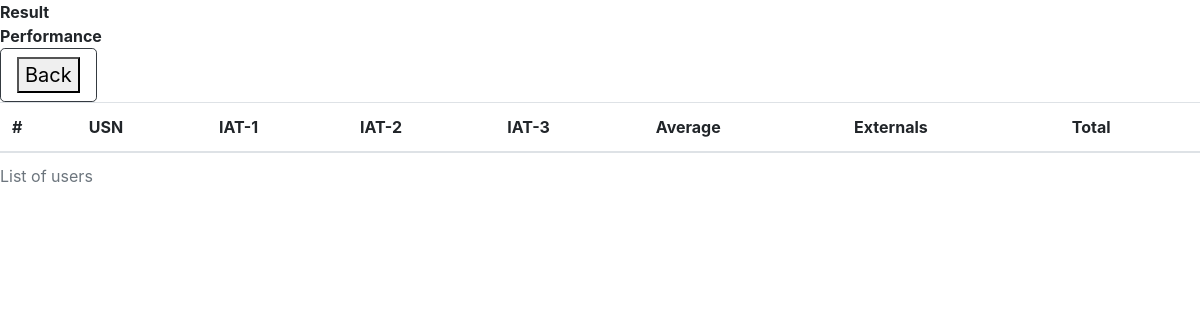
/performance, run on an earlier commit of the app's database.
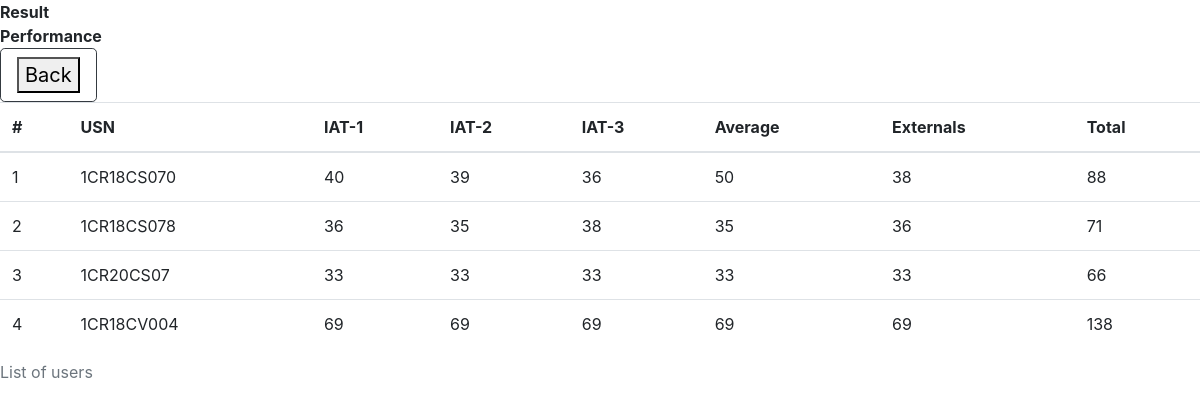
And on a later commit of the database.
### tables this page shows
CREATE TABLE performance(usn TEXT PRIMARY KEY,
     iat1 INTEGER,
     iat2 INTEGER,
     iat3 INTEGER,
     AVG INTEGER,
     external INTEGER,
     total INTEGER,
     foreign key (usn) references student(usn) ON DELETE CASCADE);

### home.py (the view)
@app.route('/performance')
def performance():
	lst=check_marks()
	return render_template('performance.html',data=lst,lenght=len(lst))

### backend.py (called while the page is built)
def check_marks():
    con=sqlite3.connect("student.db")
    cur=con.cursor()
    cur.execute("SELECT * FROM performance")
    rows=cur.fetchall()
    con.close()
    return rows

### templates/performance.html (shortened to what this page needs)
<!DOCTYPE html>
<html>
<head><link rel="stylesheet" href="https://cdn.jsdelivr.net/npm/bootstrap@4.5.3/dist/css/bootstrap.min.css">
</head>
<body>
<div><strong>Result</strong></div>
<div><strong>Performance</strong></div>
<a href="/moderator_section" class="btn btn-outline-dark btn-lg"> <button>Back</button></a>
<table class="table">
  <caption>List of users</caption>
  <thead>
    <tr>
      <th scope="col">#</th>
      <th scope="col">USN</th>
      <th scope="col">IAT-1</th>
      <th scope="col">IAT-2</th>
      <th scope="col">IAT-3</th>
      <th scope="col">Average</th>
      <th scope="col">Externals</th>
      <th scope="col">Total</th>
    </tr>
  </thead>
  <tbody>
    <tr>
      {% for j in range(lenght) %}
        <tr>
          <td>{{j+1}}</td>
        {% for i in range(7)%}
          <td>{{data[j][i]}}</td>
        {%endfor%}
        </tr>
      {% endfor %}
    </tr>
  </tbody>
</table>
</body>
</html>

What changed in the data, as far as the page shows it:
added performance: usn "1CR18CS070" "40" "39" "36" "50" "38" "88"
added performance: usn "1CR18CS078" "36" "35" "38" "35" "36" "71"
added performance: usn "1CR20CS07" "33" "33" "33" "33" "33" "66"
added performance: usn "1CR18CV004" "69" "69" "69" "69" "69" "138"
Also different on the page:
new list line: "1"
new list line: "2"
new list line: "3"
new list line: "4"
